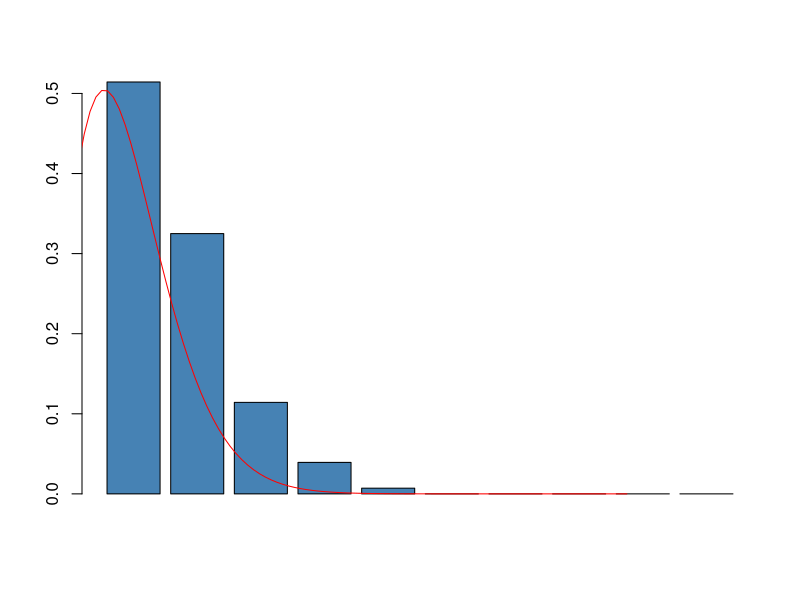

This chart was generated by the following R code:
#Input
prusHorse = read.csv("prussian_kick.csv", head=T)

#table, freqTable and freqDensTable
death = prusHorse[,3]
freqTable = as.vector(as.matrix(table(death)))
freqTable = append(freqTable, numeric(5))
print(freqTable)
freqDensTable = freqTable/sum(freqTable)
barplot(freqDensTable, col='steelblue')

#fit
library(MASS)
fitdistr(death, "poisson")
# lambda = 0.70

curve(exp(-0.7)*(0.7)^x/factorial(x), from=-1, to=10, add=T, col='red')

" I fought with this assignment for quite sometime trying to plot 
the poisson distribution with dpois - figured that dpois doesnt accept non 
integer values. had to plot it with the curve function! "

